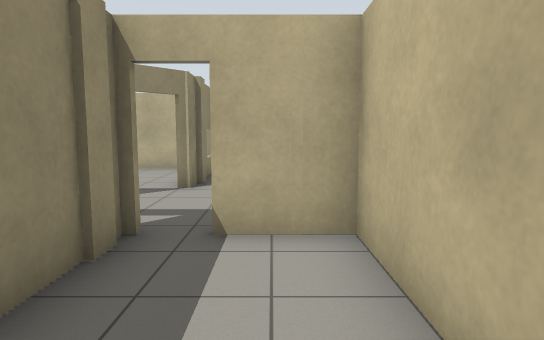
view 1 (above)

24 first-person views from a walk through a robot-simulator world made for Gazebo. The camera is 1.2 m above the floor, tilts 6° down and sees 75° across. The floor is counted in squares, 1 m on a side. Each view is taken from the middle of a square. On the plan, view 1 faces up. The plan holds only what a view shows up to about 14 squares ahead; the rest is blank. The place goes on beyond the plan. Gazebo's built-in surfaces are drawn with simple patterns.

view 2
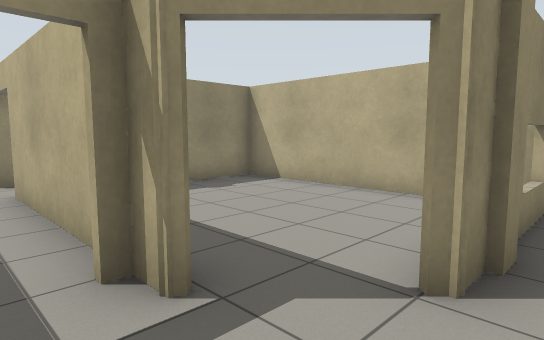

view 3
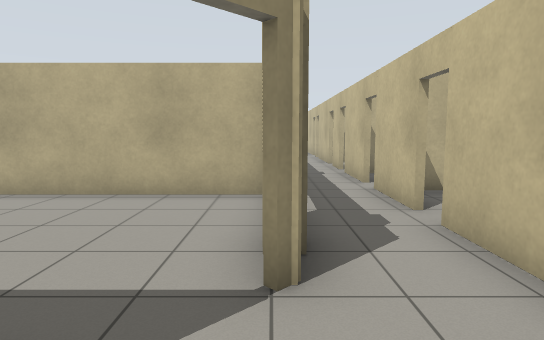

view 4
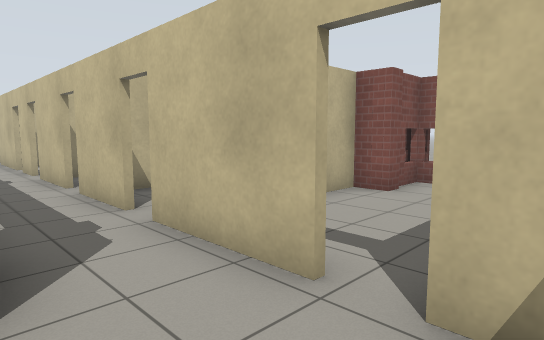

view 5
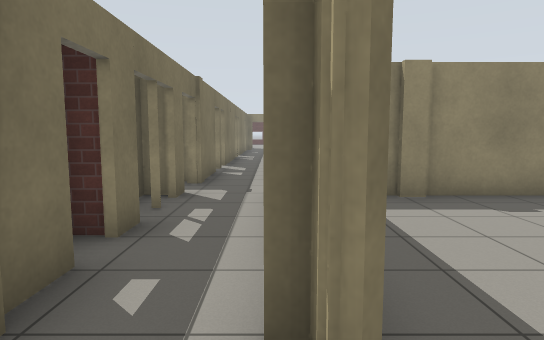

view 6
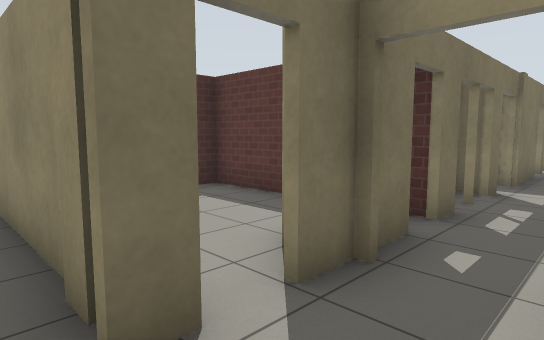

view 7
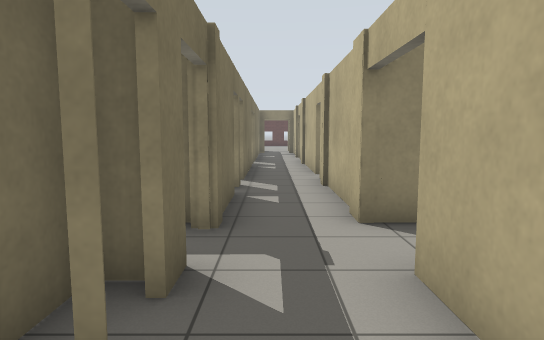

view 8
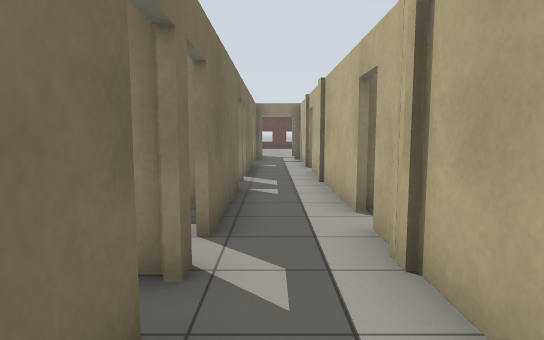

view 9
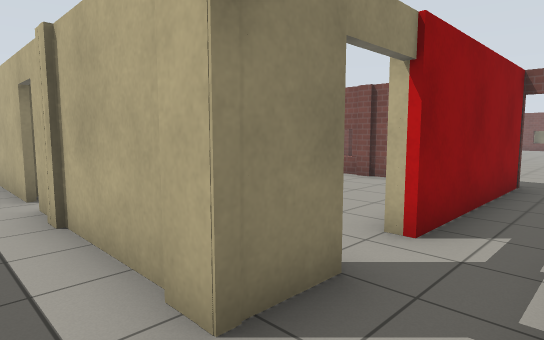

view 10
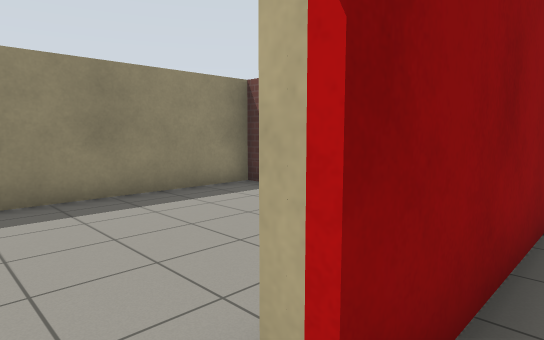

view 11
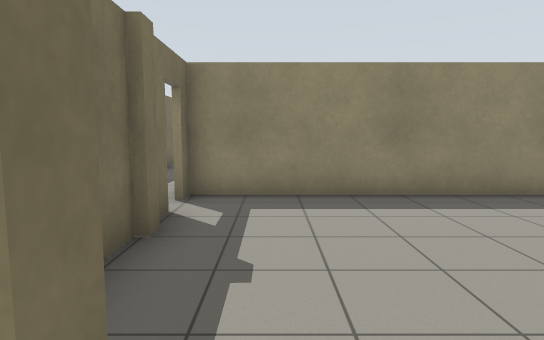

view 12
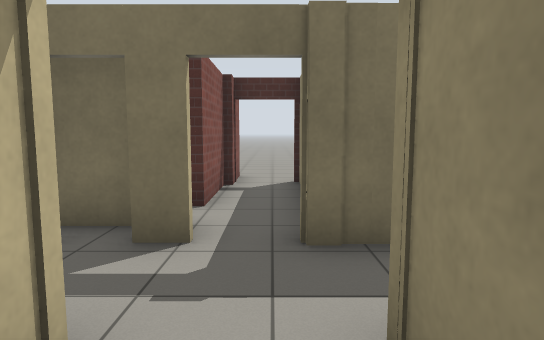

view 13
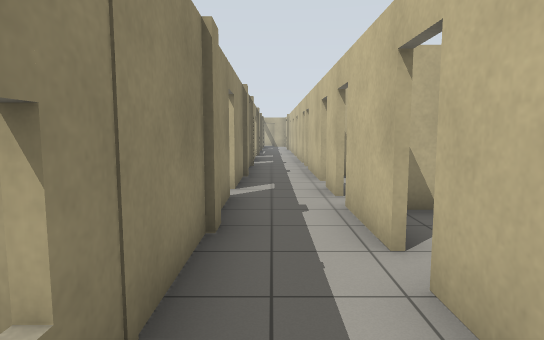

view 14
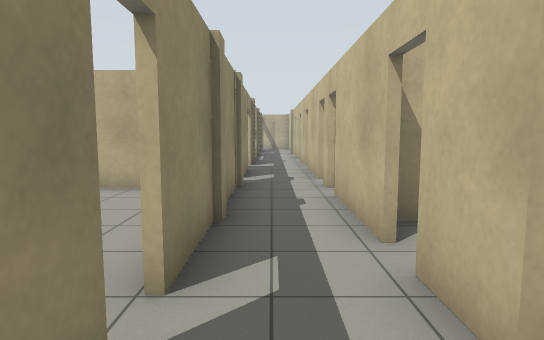

view 15
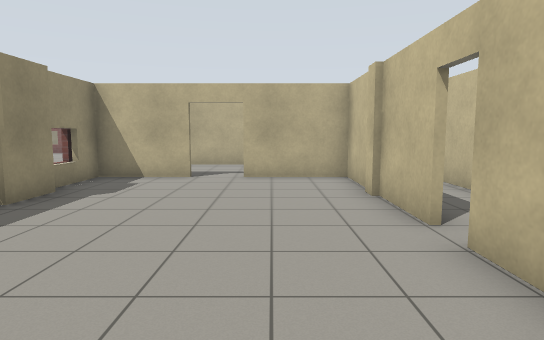

view 16
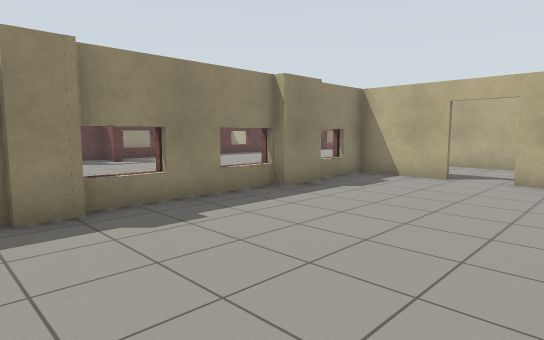

view 17
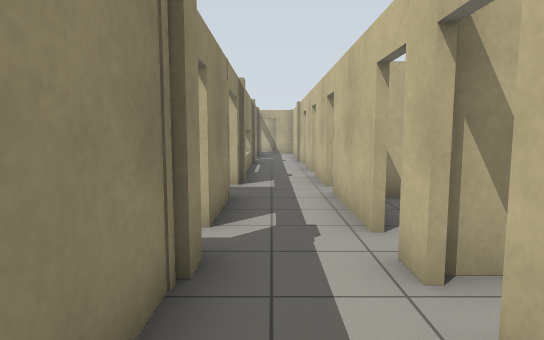

view 18
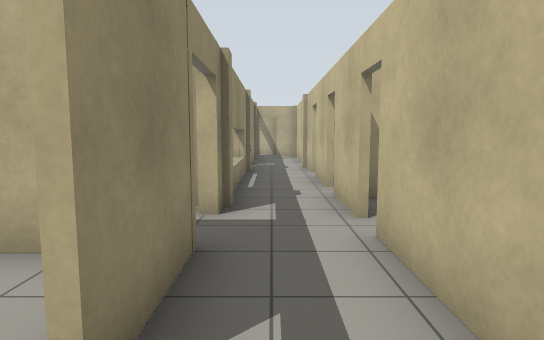

view 19
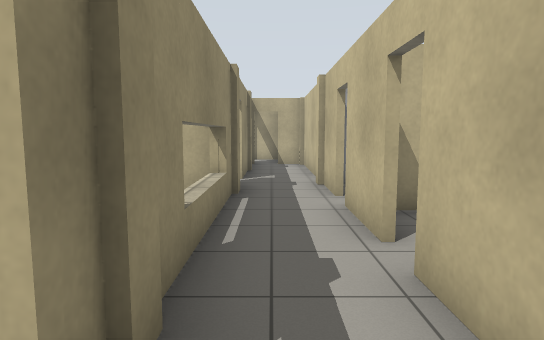

view 20
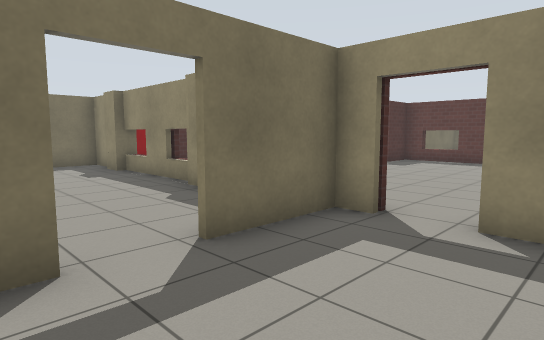

view 21
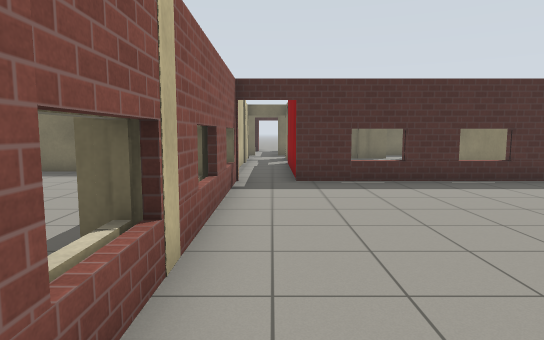

view 22
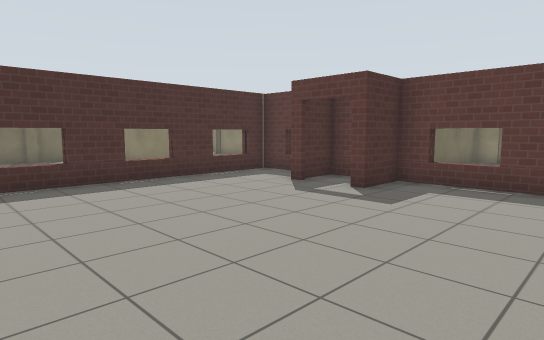

view 23
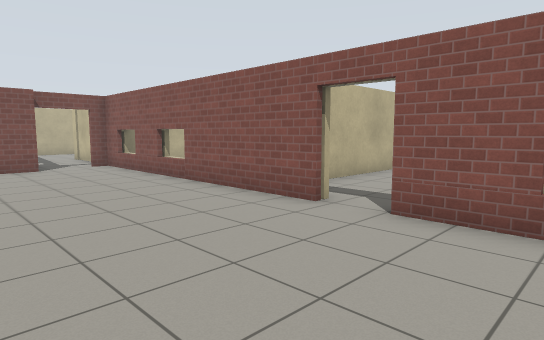

view 24
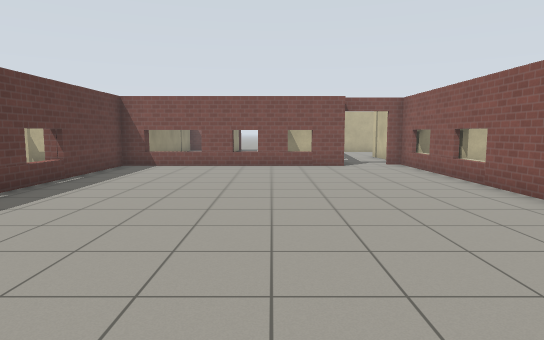

### Floor plan
Key: @ floor where view 1 was taken; # wall or solid block; . floor; D open door; = window, fence, low wall or low ledge.
Columns run from 24 left of view 1 to 7 right of it. Each row starts with its distance up from view 1.
 36              D.       D.D
 35             #DD       #.##
 34      #==#=#=#DD####  ##.#
 33  #D ##.........=      #.D
 32     #..........#      =.#
 31     ##.........#      =.D
 30      #.........=      #.D
 29      #.........#      #.#
 28      #.........#     #D.D
 27       .........#######D.D#
 26       .........#......#.##
 25        ........#......#.#
 24        ........D......D.D
 23        ........###DD###.##
 22      #.........#......#.D
 21      #.........=......#.#
 20      =.........#......#.##
 19 ##  ###........#......#.D
 18     #.D........=......#.D
 17     ###........#......D.##
 16      ..........#......#.D##
 15     #..........=......#.##
 14     ##=##=#=##D#......#.#.
 13        #.....#.#......#.D.
 12        #.....#.########.###
 11        #.....#.#......#.#.
 10        #.....#.#......#.D.
  9        #.....D.#......#.#   ####
  8        #.....D.#......#.#
  7        #.....#.#  ...DD.#
  6 #DD#####D#####DD####D#..D
  5 ....................D...#
  4 D##DDD###DDD##DDDDDD#DDD##
  3               ..    ###..#
  2               .#   ...#..#
  1               .#  #.. #  #
  0              #.#  #.  # @
 -1              .DD  #
 -2              ..#
 -3              ...

Where each view was taken, in squares from view 1:
view 1: 0 up, 0 right, facing up
view 2: 5 up, 1 left, facing up-left
view 3: 5 up, 2 left, facing up
view 4: 5 up, 2 left, facing up-right
view 5: 6 up, 2 left, facing left
view 6: 6 up, 1 left, facing down-left
view 7: 5 up, 6 left, facing left
view 8: 5 up, 11 left, facing left
view 9: 5 up, 9 left, facing up-left
view 10: 8 up, 10 left, facing up-left
view 11: 8 up, 10 left, facing left
view 12: 8 up, 10 left, facing down
view 13: 10 up, 1 left, facing up
view 14: 15 up, 1 left, facing up
view 15: 13 up, 4 left, facing up
view 16: 13 up, 3 left, facing up-left
view 17: 20 up, 1 left, facing up
view 18: 23 up, 1 left, facing up
view 19: 27 up, 1 left, facing up
view 20: 26 up, 4 left, facing down-left
view 21: 23 up, 10 left, facing down
view 22: 23 up, 11 left, facing down-left
view 23: 21 up, 14 left, facing up-right
view 24: 21 up, 14 left, facing up
